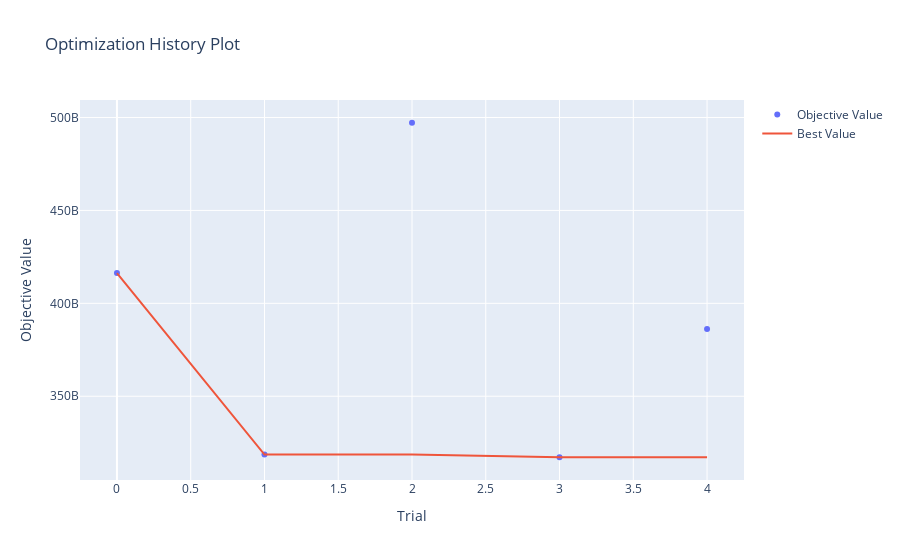
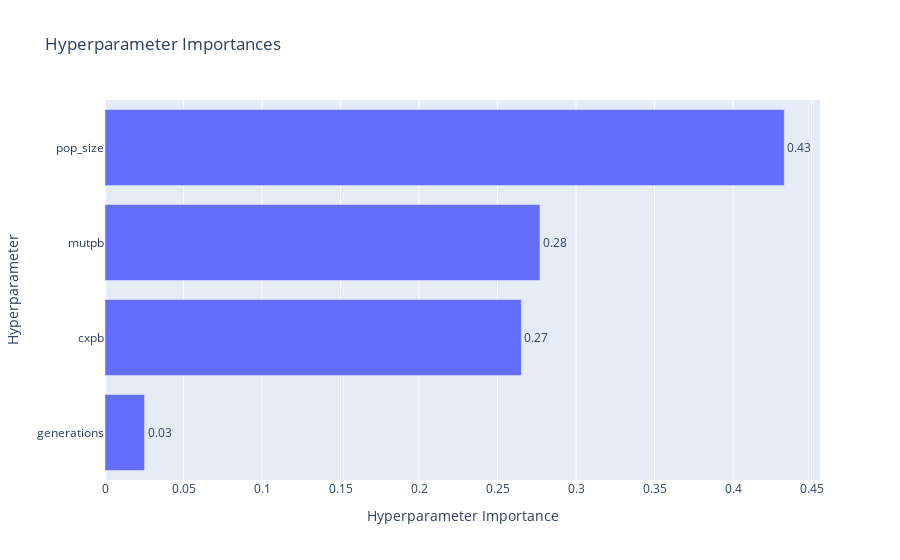

The code cell stored with these charts, in order, in its notebook:
### Markdown cell above
#### Visualize Results

### Code cell
import plotly
from optuna.visualization import plot_optimization_history, plot_param_importances

# Plot optimization history
plot_optimization_history(study).show()

# Plot parameter importances
plot_param_importances(study).show()

### Figure 1 — Plotly figure (JSON) as saved in the notebook; plotly's stock layout.template omitted (floating-point values rounded to 4 significant figures)
{"data": [{"mode": "markers", "name": "Objective Value", "type": "scatter", "x": [0, 1, 2, 3, 4], "y": [416300000000.0, 318600000000.0, 497200000000.0, 317200000000.0, 386200000000.0]}, {"mode": "lines", "name": "Best Value", "type": "scatter", "x": [0, 1, 2, 3, 4], "y": [416300000000.0, 318600000000.0, 318600000000.0, 317200000000.0, 317200000000.0]}, {"marker": {"color": "#cccccc"}, "mode": "markers", "name": "Infeasible Trial", "showlegend": false, "type": "scatter", "x": [], "y": []}], "layout": {"title": {"text": "Optimization History Plot"}, "xaxis": {"title": {"text": "Trial"}}, "yaxis": {"title": {"text": "Objective Value"}}}}

### Figure 2 — Plotly figure (JSON) as saved in the notebook; plotly's stock layout.template omitted (floating-point values rounded to 4 significant figures)
{"data": [{"cliponaxis": false, "hovertemplate": ["generations (IntDistribution): 0.025182998897808798<extra></extra>", "cxpb (FloatDistribution): 0.2651681024325713<extra></extra>", "mutpb (FloatDistribution): 0.2770290342339179<extra></extra>", "pop_size (IntDistribution): 0.4326198644357019<extra></extra>"], "name": "Objective Value", "orientation": "h", "text": ["0.03", "0.27", "0.28", "0.43"], "textposition": "outside", "type": "bar", "x": [0.02518, 0.2652, 0.277, 0.4326], "y": ["generations", "cxpb", "mutpb", "pop_size"]}], "layout": {"title": {"text": "Hyperparameter Importances"}, "xaxis": {"title": {"text": "Hyperparameter Importance"}}, "yaxis": {"title": {"text": "Hyperparameter"}}}}
